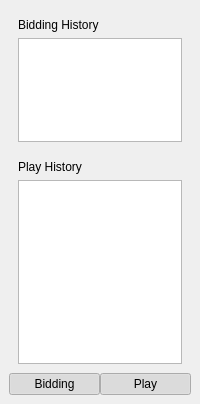
<?xml version="1.0" encoding="UTF-8"?>
<ui version="4.0">
 <class>CHistoryWnd</class>
 <widget class="QDockWidget" name="CHistoryWnd">
  <property name="geometry">
   <rect>
    <x>0</x>
    <y>0</y>
    <width>200</width>
    <height>404</height>
   </rect>
  </property>
  <property name="maximumSize">
   <size>
    <width>200</width>
    <height>524287</height>
   </size>
  </property>
  <property name="allowedAreas">
   <set>Qt::LeftDockWidgetArea|Qt::RightDockWidgetArea</set>
  </property>
  <property name="windowTitle">
   <string>History</string>
  </property>
  <widget class="QWidget" name="dockWidgetContents">
   <layout class="QVBoxLayout" name="verticalLayout_6">
    <item>
     <layout class="QVBoxLayout" name="verticalLayout_5">
      <property name="spacing">
       <number>0</number>
      </property>
      <property name="sizeConstraint">
       <enum>QLayout::SetDefaultConstraint</enum>
      </property>
      <item>
       <widget class="QWidget" name="bidding" native="true">
        <property name="maximumSize">
         <size>
          <width>16777215</width>
          <height>150</height>
         </size>
        </property>
        <layout class="QVBoxLayout" name="verticalLayout_2">
         <item>
          <layout class="QVBoxLayout" name="verticalLayout">
           <item>
            <widget class="QLabel" name="label">
             <property name="maximumSize">
              <size>
               <width>16777215</width>
               <height>16777215</height>
              </size>
             </property>
             <property name="text">
              <string>Bidding History</string>
             </property>
            </widget>
           </item>
           <item>
            <widget class="QPlainTextEdit" name="biddingHistory">
             <property name="maximumSize">
              <size>
               <width>16777215</width>
               <height>16777215</height>
              </size>
             </property>
            </widget>
           </item>
          </layout>
         </item>
        </layout>
       </widget>
      </item>
      <item>
       <widget class="QWidget" name="play" native="true">
        <layout class="QVBoxLayout" name="verticalLayout_4">
         <item>
          <layout class="QVBoxLayout" name="verticalLayout_3">
           <item>
            <widget class="QLabel" name="label_2">
             <property name="maximumSize">
              <size>
               <width>16777215</width>
               <height>16777215</height>
              </size>
             </property>
             <property name="text">
              <string>Play History</string>
             </property>
            </widget>
           </item>
           <item>
            <widget class="QPlainTextEdit" name="playHistory">
             <property name="maximumSize">
              <size>
               <width>16777215</width>
               <height>16777215</height>
              </size>
             </property>
            </widget>
           </item>
          </layout>
         </item>
        </layout>
       </widget>
      </item>
      <item>
       <layout class="QHBoxLayout" name="horizontalLayout">
        <item>
         <widget class="QPushButton" name="biddingButton">
          <property name="text">
           <string>Bidding</string>
          </property>
          <property name="checkable">
           <bool>true</bool>
          </property>
          <property name="checked">
           <bool>true</bool>
          </property>
         </widget>
        </item>
        <item>
         <widget class="QPushButton" name="playButton">
          <property name="text">
           <string>Play</string>
          </property>
          <property name="checkable">
           <bool>true</bool>
          </property>
          <property name="checked">
           <bool>true</bool>
          </property>
         </widget>
        </item>
       </layout>
      </item>
     </layout>
    </item>
   </layout>
  </widget>
 </widget>
 <tabstops>
  <tabstop>biddingButton</tabstop>
  <tabstop>playButton</tabstop>
  <tabstop>biddingHistory</tabstop>
  <tabstop>playHistory</tabstop>
 </tabstops>
 <resources/>
 <connections/>
</ui>
